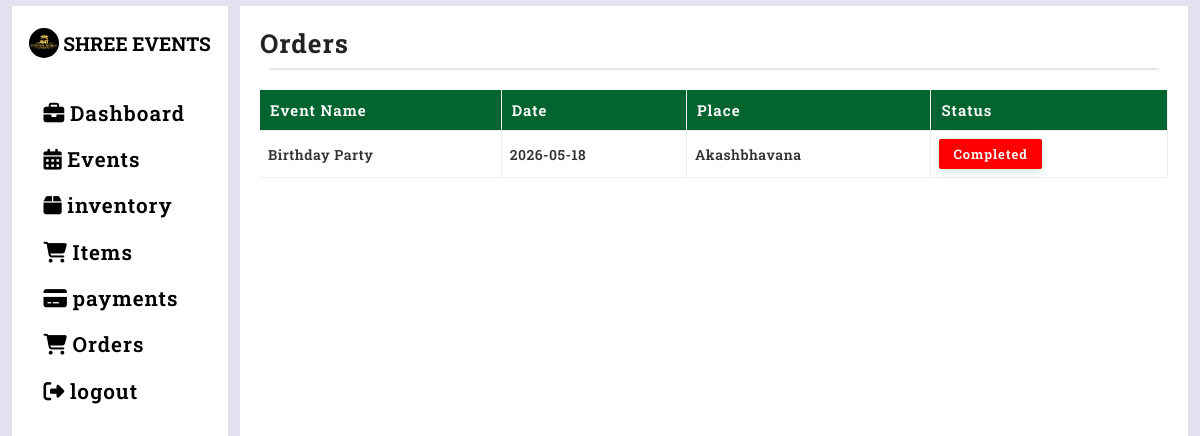
Page /orders (signed in) on the earlier database version.
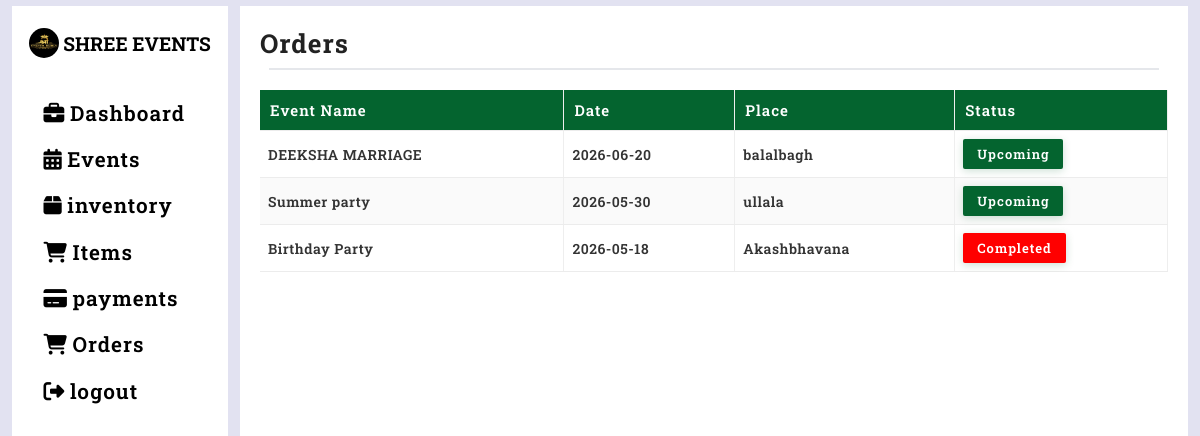
Same page on the later database version.
### tables this page shows
CREATE TABLE events(event_id INTEGER PRIMARY KEY AUTOINCREMENT,
                event_name TEXT NOT NULL,
                event_date DATETIME NOT NULL,
                event_time DATETIME NOT NULL,
                place TEXT NOT NULL,
                cust TEXT NOT NULL,
                status TEXT DEFAULT 'pending',
                event_status TEXT DEFAULT 'upcoming',
                phone_number INTEGER NOT NULL
                );

### orders.py (the view)
@orders_app.route('/orders',methods=['GET','POST'])
def orders_fn():
    if 'user' in session:
        event_status_change()
        events_list=allocated_list_events()
        return render_template("orders.html",events_list=events_list)
    else:
        return redirect(url_for('home'))

### database.py (called while the page is built)
def get_connection():
    con=sqlite3.connect("database.db",timeout=30,check_same_thread=False)
    return con

def allocated_list_events():
    con=get_connection()
    cursor=con.cursor()
    cursor.execute("SELECT * FROM events WHERE status='allocated' ORDER BY event_date DESC")
    pen_data=cursor.fetchall()
    con.commit()
    con.close()
    return pen_data

def event_status_change():
    con=get_connection()
    cursor=con.cursor()
    cursor.execute("UPDATE events SET event_status='completed' WHERE event_date<DATE('now')")
    cursor.execute("UPDATE events SET event_status='upcoming' WHERE event_date>=DATE('now')")
    con.commit()
    con.close()

### templates/orders.html (shortened to what this page needs)
{% extends "base.html" %}
{% block content %}
<div class="orders-content">
    <div class="orders-table-container">
        {% if events_list %}
        <h2>orders</h2>
        <hr>
            <table>
                <thead>
                    <tr>
                        <td>Event Name</td>
                        <td>Date</td>
                        <td>Place</td>
                        <td>Status</td>
                    </tr>
                </thead>
                <tbody>
                    {% for e in events_list %}
                    <tr>
                        <td>{{e[1]}}</td>
                        <td>{{e[2]}}</td>
                        <td>{{e[4]}}</td>
                        {% if e[7]=='upcoming' %}
                        <td><button>{{e[7]}}</button></td>
                        {% else %}
                        <td><button style="background-color: red;">{{e[7]}}</button></td>
                        {% endif %}
                    </tr>
                    {% endfor %}
                </tbody>
            </table>
        {% else %}
        <div class="no-payments">
        <p>NO Events Created or Allocated 😭</p>
    </div>
    {% endif %}
    </div>
</div>
{% endblock %}

Differences in the rows shown:
added events: event_name "DEEKSHA MARRIAGE", event_date "2026-06-20", place "balalbagh", event_status "Upcoming"
added events: event_name "Summer party", event_date "2026-05-30", place "ullala", event_status "Upcoming"
